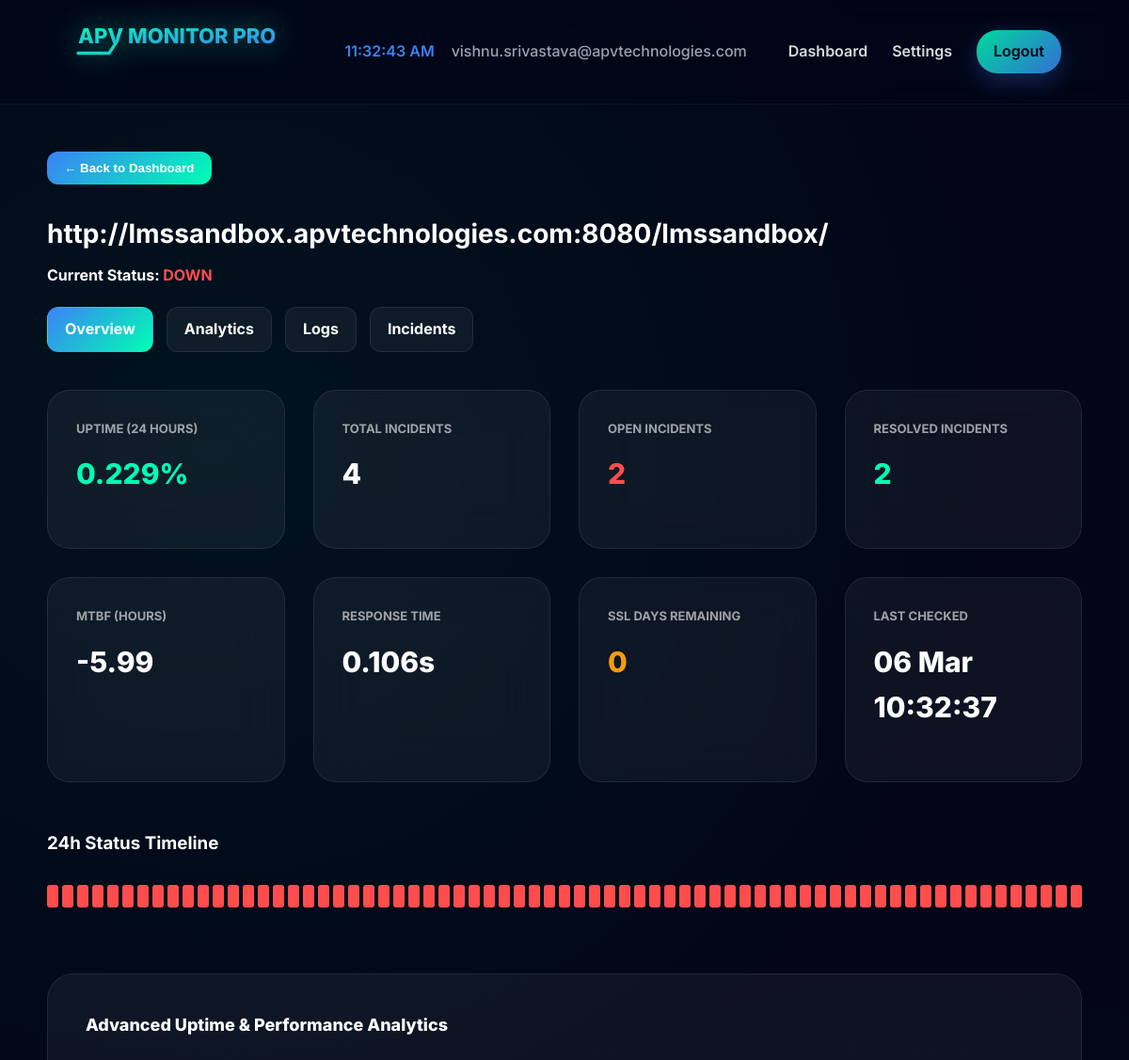
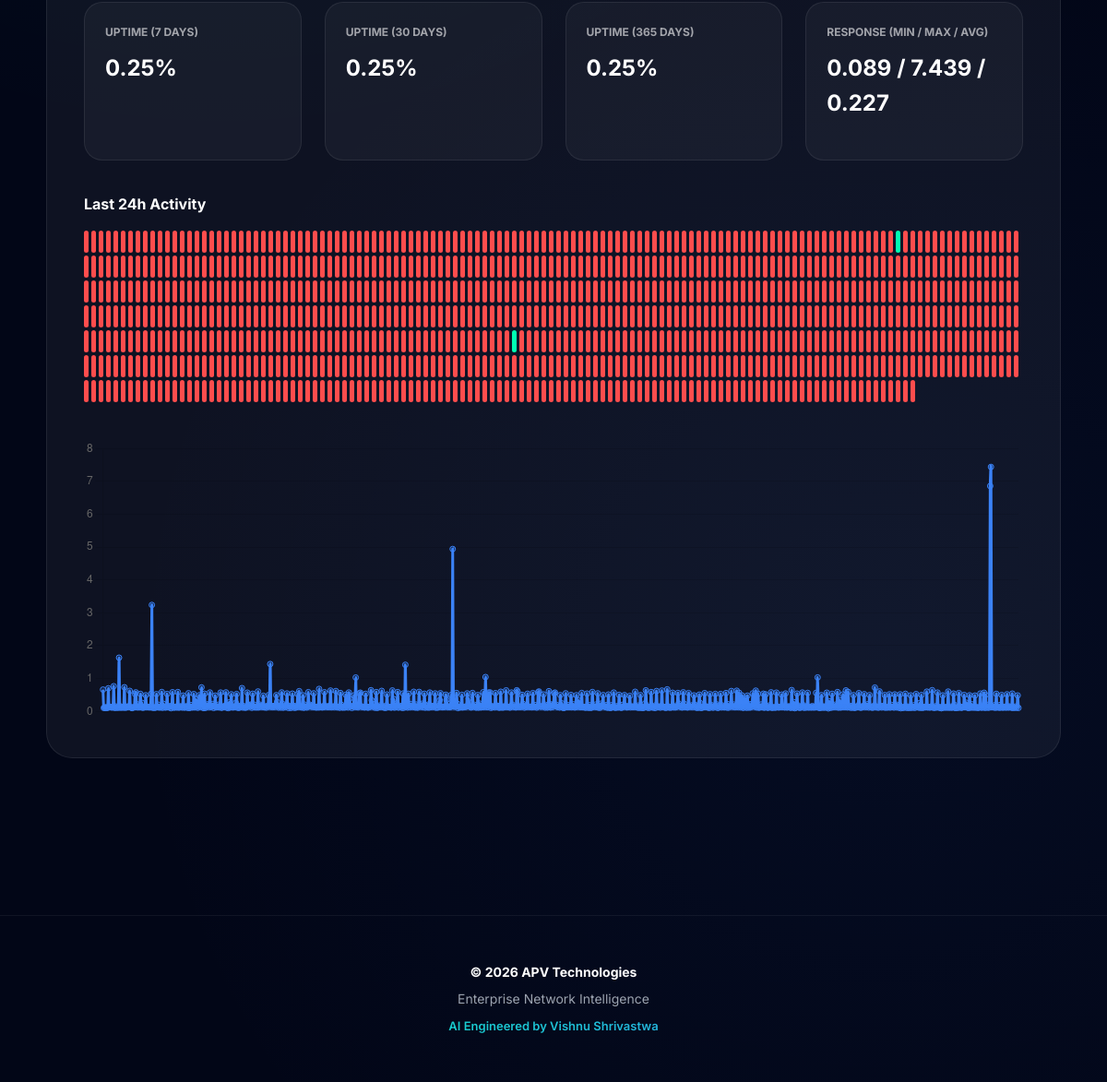
The page /monitor/12/overview (signed in) on the database its author committed (2 pictures, top to bottom).
### models/user.py (models this page shows, shortened)
class User(db.Model):
    __tablename__ = "users"
    id = db.Column(db.Integer, primary_key=True)
    email = db.Column(db.String(150), unique=True, nullable=False, index=True)
    password = db.Column(db.String(255), nullable=False)
    role = db.Column(db.String(50), default="viewer")
    is_verified = db.Column(db.Boolean, default=False)
    telegram_chat_id = db.Column(db.String(100), nullable=True)
    telegram_connected = db.Column(db.Boolean, default=False)
    telegram_alerts_enabled = db.Column(db.Boolean, default=True)
    telegram_connected_at = db.Column(db.DateTime, nullable=True)
    telegram_connect_token = db.Column(
        db.String(120),
        nullable=True,
        index=True
    )
    telegram_token_created_at = db.Column(
        db.DateTime,
        nullable=True
    )
    created_at = db.Column(
        db.DateTime,
        default=datetime.utcnow
    )
    monitors = db.relationship(
        "Monitor",
        backref="owner",
        lazy=True,
        cascade="all, delete",
        foreign_keys="Monitor.user_id"
    )

### models/monitor.py (models this page shows, shortened)
class Monitor(db.Model):
    __tablename__ = "monitors"
    id = db.Column(
        db.Integer,
        primary_key=True
    )
    url = db.Column(
        db.String(500),
        nullable=False,
        index=True
    )
    status = db.Column(
        db.String(20),
        default="UNKNOWN",
        nullable=False,
        index=True
    )
    response_time = db.Column(
        db.Float,
        nullable=True
    )
    is_paused = db.Column(
        db.Boolean,
        default=False,
        nullable=False,
        index=True
    )
    check_interval = db.Column(
        db.Integer,
        default=60,
        nullable=False
    )
    last_checked_at = db.Column(
        db.DateTime,
        nullable=True,
        index=True
    )
    failure_count = db.Column(
        db.Integer,
        default=0,
        nullable=False
    )
    recovery_count = db.Column(
        db.Integer,
        default=0,
        nullable=False
    )
    ssl_expiry_date = db.Column(
        db.DateTime,
        nullable=True
    )
    ssl_days_remaining = db.Column(
        db.Integer,
        default=0
    )
    last_ssl_check = db.Column(
        db.DateTime,
        nullable=True,
        index=True
    )
    last_checked = db.Column(
        db.DateTime,
        nullable=True,
        index=True
    )
    created_at = db.Column(
        db.DateTime,
        default=datetime.utcnow,
        nullable=False,
        index=True
    )
    user_id = db.Column(
        db.Integer,
        db.ForeignKey("users.id"),
        nullable=False,
        index=True
    )
    created_by = db.Column(
        db.Integer,
        db.ForeignKey("users.id"),
        nullable=False,
        index=True
    )
    incidents = db.relationship(
        "Incident",
        backref="monitor",
        lazy="select",
        cascade="all, delete-orphan"
    )
    logs = db.relationship(
        "MonitorLog",
        backref="monitor",
        lazy="select",
        cascade="all, delete-orphan"
    )

### routes/monitor_routes.py (the view)
@monitor_bp.route("/monitor/<int:monitor_id>/overview")
def monitor_overview(monitor_id):
    if not require_login():
        return redirect(url_for("home"))
    monitor = Monitor.query.get_or_404(monitor_id)
    if monitor.user_id != session.get("user_id"):
        flash("Unauthorized access.", "error")
        return redirect(url_for("dashboard"))
    uptime_24h = MonitorService.calculate_uptime_24h(monitor.id)
    uptime_7d = MonitorService.calculate_uptime_range(monitor.id, 7)
    uptime_30d = MonitorService.calculate_uptime_range(monitor.id, 30)
    uptime_365d = MonitorService.calculate_uptime_range(monitor.id, 365)
    total_incidents = Incident.query.filter_by(monitor_id=monitor.id).count()
    open_incidents = Incident.query.filter_by(
        monitor_id=monitor.id,
        lifecycle_status="ONGOING"
    ).count()
    resolved_incidents = Incident.query.filter_by(
        monitor_id=monitor.id,
        lifecycle_status="RESOLVED"
    ).count()
    mtbf = MonitorService.calculate_mtbf(monitor.id)
    response_stats = MonitorService.get_response_time_stats(monitor.id)
    return render_template(
        "dashboard/overview.html",
        monitor=monitor,
        uptime_24h=uptime_24h,
        uptime_7d=uptime_7d,
        uptime_30d=uptime_30d,
        uptime_365d=uptime_365d,
        total_incidents=total_incidents,
        open_incidents=open_incidents,
        resolved_incidents=resolved_incidents,
        mtbf=mtbf,
        response_min=response_stats.get("min"),
        response_max=response_stats.get("max"),
        response_avg=response_stats.get("avg")
    )

### routes/monitor_routes.py (called while the page is built)
def require_login():
    if not session.get("logged_in"):
        flash("Session expired. Please login again.", "error")
        return False
    return True

### services/monitor_service.py (called while the page is built)
    @staticmethod
    def calculate_uptime_range(monitor_id, days):
        now = datetime.utcnow()
        start_date = now - timedelta(days=days)
        total_checks = MonitorLog.query.filter(
            MonitorLog.monitor_id == monitor_id,
            MonitorLog.checked_at >= start_date
        ).count()
        if total_checks == 0:
            return 100.0
        down_checks = MonitorLog.query.filter(
            MonitorLog.monitor_id == monitor_id,
            MonitorLog.status == "DOWN",
            MonitorLog.checked_at >= start_date
        ).count()
        uptime_percentage = ((total_checks - down_checks) / total_checks) * 100
        return round(uptime_percentage, 3)

    @staticmethod
    def calculate_uptime_24h(monitor_id):
        return MonitorService.calculate_uptime_range(monitor_id, 1)

    @staticmethod
    def get_response_time_stats(monitor_id, days=7):
        start_date = datetime.utcnow() - timedelta(days=days)
        stats = db.session.query(
            func.min(MonitorLog.response_time),
            func.max(MonitorLog.response_time),
            func.avg(MonitorLog.response_time)
        ).filter(
            MonitorLog.monitor_id == monitor_id,
            MonitorLog.checked_at >= start_date,
            MonitorLog.response_time.isnot(None)
        ).first()
        return {
            "min": round(stats[0], 3) if stats and stats[0] else 0,
            "max": round(stats[1], 3) if stats and stats[1] else 0,
            "avg": round(stats[2], 3) if stats and stats[2] else 0
        }

    @staticmethod
    def calculate_mtbf(monitor_id):
        incidents = Incident.query.filter_by(
            monitor_id=monitor_id
        ).order_by(
            Incident.started_at.asc()
        ).all()
        if len(incidents) < 2:
            return 0
        intervals = []
        for i in range(1, len(incidents)):
            prev = incidents[i - 1]
            curr = incidents[i]
            if prev.resolved_at:
                delta = (
                    curr.started_at - prev.resolved_at
                ).total_seconds()
                intervals.append(delta)
        if not intervals:
            return 0
        avg_seconds = sum(intervals) / len(intervals)
        avg_hours = avg_seconds / 3600
        return round(avg_hours, 2)

### templates/dashboard/overview.html (shortened to what this page needs)
{% extends "layout.html" %}
{% block content %}
<div class="container">
<a href="/dashboard">
<button class="back-btn">← Back to Dashboard</button>
</a>
<div class="header">
<h1>{{ monitor.url }}</h1>
<div class="current-status">
Current Status:
{% if monitor.status == "UP" %} <span class="status-up">UP</span>
{% elif monitor.status == "SLOW" %} <span class="status-slow">SLOW</span>
{% else %} <span class="status-down">DOWN</span>
{% endif %}
</div>
</div>
<div class="monitor-tabs">
<a href="/monitor/{{ monitor.id }}/overview" class="tab-btn active">Overview</a>
<a href="/monitor/{{ monitor.id }}/analytics" class="tab-btn">Analytics</a>
<a href="/monitor/{{ monitor.id }}/logs" class="tab-btn">Logs</a>
<a href="/monitor/{{ monitor.id }}/incidents" class="tab-btn">Incidents</a>
</div>
<div class="grid">
<div class="card">
<h3>Uptime (24 Hours)</h3>
<h2 style="color:var(--green);">{{ uptime_24h }}%</h2>
</div>
<div class="card">
<h3>Total Incidents</h3>
<h2>{{ total_incidents }}</h2>
</div>
<div class="card">
<h3>Open Incidents</h3>
<h2 style="color:var(--red);">{{ open_incidents }}</h2>
</div>
<div class="card">
<h3>Resolved Incidents</h3>
<h2 style="color:var(--green);">{{ resolved_incidents }}</h2>
</div>
<div class="card">
<h3>MTBF (Hours)</h3>
<h2>{{ mtbf }}</h2>
</div>
<div class="card">
<h3>Response Time</h3>
<h2>{{ monitor.response_time }}s</h2>
</div>
<div class="card">
<h3>SSL Days Remaining</h3>
{% if monitor.ssl_days_remaining < 15 %}
<h2 style="color:var(--orange);">{{ monitor.ssl_days_remaining }}</h2>
{% else %}
<h2>{{ monitor.ssl_days_remaining }}</h2>
{% endif %}
</div>
<div class="card">
<h3>Last Checked</h3>
<h2>
{% if monitor.last_checked %}
{{ monitor.last_checked.strftime("%d %b %H:%M:%S") }}
{% else %}
----------
{% endif %}
</h2>
</div>
</div>
<div class="timeline-wrapper">
<h3>24h Status Timeline</h3>
<div class="timeline-bars" id="timelineBars"></div>
</div>
<div class="analytics-section">
<div class="analytics-title">
Advanced Uptime & Performance Analytics
</div>
<div class="analytics-grid">
<div class="analytics-box">
<h4>Uptime (7 Days)</h4>
<h2>{{ uptime_7d }}%</h2>
</div>
<div class="analytics-box">
<h4>Uptime (30 Days)</h4>
<h2>{{ uptime_30d }}%</h2>
</div>
<div class="analytics-box">
<h4>Uptime (365 Days)</h4>
<h2>{{ uptime_365d }}%</h2>
</div>
<div class="analytics-box">
<h4>Response (Min / Max / Avg)</h4>
<h2>{{ response_min }} / {{ response_max }} / {{ response_avg }}</h2>
</div>
</div>
<div style="margin-top:35px;">
<strong>Last 24h Activity</strong>
<div class="activity-wrapper" id="activityBars"></div>
</div>
<div class="graph-container">
<canvas id="responseChart" height="90"></canvas>
</div>
</div>
</div>
<script>
/* ===== TIMELINE ===== */
fetch("/api/monitor/{{ monitor.id }}/timeline")
.then(res => res.json())
.then(data => {
const container = document.getElementById("timelineBars")
container.innerHTML = ""
const timeline = data.timeline || []
timeline.forEach(log => {
const block = document.createElement("div")
block.className = "timeline-block"
if(log.status === "UP") block.classList.add("timeline-up")
else if(log.status === "SLOW") block.classList.add("timeline-slow")
else block.classList.add("timeline-down")
block.title = log.status + " • " + log.timestamp
container.appendChild(block)
})
})
/* ===== ACTIVITY ===== */
fetch("/api/monitor/{{ monitor.id }}/activity-24h")
.then(res=>res.json())
.then(data=>{
const container=document.getElementById("activityBars")
data.forEach(log=>{
const bar=document.createElement("div")
bar.classList.add("activity-bar")
if(log.status==="UP") bar.classList.add("bar-up")
else if(log.status==="SLOW") bar.classList.add("bar-slow")
else bar.classList.add("bar-down")
container.appendChild(bar)
})
})
/* ===== RESPONSE GRAPH ===== */
fetch("/api/monitor/{{ monitor.id }}/response-times?days=7")
.then(res=>res.json())
.then(data=>{
const ctx=document.getElementById("responseChart")
const labels=data.map(d=>d.timestamp)
const response=data.map(d=>d.response_time)
new Chart(ctx,{
type:"line",
data:{
labels:labels,
datasets:[{
label:"Response Time",
data:response,
borderColor:"#3b82f6",
backgroundColor:"rgba(59,130,246,0.2)",
fill:true,
tension:0.3
}]
},
options:{
plugins:{legend:{display:false}},
scales:{
x:{display:false},
y:{beginAtZero:true}
}
}
})
})
</script>
{% endblock %}

### templates/layout.html (shortened to what this page needs)
<!DOCTYPE html>
<html lang="en">
<head>
</head>
<body>
<header class="nav">
<div class="apv-logo">
<svg viewBox="0 0 200 60" xmlns="http://www.w3.org/2000/svg">
<text
x="10"
y="25"
font-size="20"
font-weight="800"
fill="url(#apvGradient)">
APV MONITOR PRO
</text>
</svg>
</div>
<div class="nav-links">
{% if session.get('logged_in') %}
<span id="liveClock" style="margin-right:18px;color:#3b82f6;font-weight:600;"></span>
<span style="margin-right:18px;color:#9ca3af;font-weight:500;">
{{ session['email'] }}
</span>
<a href="{{ url_for('dashboard') }}">Dashboard</a>
<a href="{{ url_for('settings.settings_page') }}">Settings</a>
<a href="{{ url_for('auth.logout') }}" class="btn">Logout</a>
{% else %}
{% if not request.path.startswith('/status') %}
<a href="{{ url_for('auth.login') }}">Login</a>
<a href="{{ url_for('auth.signup') }}" class="btn">Create Account</a>
{% endif %}
{% endif %}
</div>
</header>
<main>
{% block content %}{% endblock %}
</main>
<footer class="footer">
<strong>© 2026 APV Technologies</strong>
Enterprise Network Intelligence
<span class="creator">
AI Engineered by Vishnu Shrivastwa
</span>
</footer>
</body>
</html>

### templates/layout.html (style rules this page uses)
:root { --green:#00ffb3; --blue:#3b82f6; --bg:#020617; --text:#ffffff; --muted:#9ca3af; --glass:rgba(2,6,23,.65); }
* { box-sizing:border-box; }
body { margin:0; font-family:'Inter',sans-serif; background: radial-gradient(circle at 20% 20%, rgba(0,255,179,.05), transparent 40%), radial-gradient(circle at 80% 80%, rgba(59,130,246,.05), transparent 40%), var(--bg); color:var(--text); line-height:1.6; -webkit-font-smoothing:antialiased; -moz-osx-font-smoothing:grayscale; }
.container { max-width:1400px; margin:auto; padding:0 6%; }
.nav { display:flex; align-items:center; justify-content:space-between; padding:18px 6%; position:sticky; top:0; backdrop-filter:blur(14px); background:var(--glass); border-bottom:1px solid rgba(255,255,255,.05); z-index:100; }
.apv-logo { width:220px; filter:drop-shadow(0 0 15px rgba(0,255,179,.5)); animation:logoGlow 3s ease-in-out infinite alternate; }
.apv-logo svg { width:100%; }
.nav-links { display:flex; align-items:center; }
.nav-links a { margin-left:26px; text-decoration:none; color:white; font-weight:600; opacity:.85; transition:.25s; }
.btn { padding:10px 18px; border-radius:22px; background:linear-gradient(135deg,var(--green),var(--blue)); color:#020617 !important; font-weight:600; box-shadow:0 8px 25px rgba(59,130,246,.35); transition:.25s; }
main { min-height:60vh; }
.footer { margin-top:120px; text-align:center; padding:50px 20px; border-top:1px solid rgba(255,255,255,.06); color:var(--muted); font-size:14px; }
.footer strong { display:block; color:white; margin-bottom:6px; }
.creator { display:block; margin-top:8px; font-size:13px; font-weight:600; background:linear-gradient(135deg,#00ffb3,#3b82f6); -webkit-background-clip:text; -webkit-text-fill-color:transparent; }

### templates/dashboard/overview.html (style rules this page uses)
:root { --green:#00ffb3; --blue:#3b82f6; --red:#ff4d4d; --orange:#f59e0b; }
.container { padding:50px; }
.header { margin-bottom:20px; }
.header h1 { margin:0; font-size:28px; }
.current-status { margin-top:10px; font-weight:700; font-size:16px; }
.status-down { color:var(--red); }
.back-btn { padding:10px 18px; border-radius:12px; border:none; background:linear-gradient(135deg,var(--blue),var(--green)); color:white; font-weight:600; cursor:pointer; margin-bottom:30px; }
.monitor-tabs { display:flex; gap:14px; margin-bottom:40px; }
.tab-btn { padding:10px 18px; border-radius:12px; background:rgba(255,255,255,0.05); border:1px solid rgba(255,255,255,0.08); color:white; text-decoration:none; font-weight:700; }
.tab-btn.active { background:linear-gradient(135deg,var(--blue),var(--green)); }
.grid { display:grid; grid-template-columns:repeat(auto-fit,minmax(240px,1fr)); gap:30px; }
.card { padding:30px; border-radius:24px; background:rgba(255,255,255,0.05); backdrop-filter:blur(25px); border:1px solid rgba(255,255,255,0.08); transition:.3s; }
.card h3 { margin:0; font-size:13px; text-transform:uppercase; opacity:.6; }
.card h2 { margin-top:14px; font-size:30px; font-weight:800; }
.timeline-wrapper { margin-top:50px; }
.timeline-bars { display:flex; align-items:center; gap:4px; overflow-x:auto; padding:10px 0; min-height:30px; }
.analytics-section { margin-top:60px; padding:40px; border-radius:28px; background:rgba(255,255,255,0.05); border:1px solid rgba(255,255,255,0.08); }
.analytics-title { font-size:18px; font-weight:800; margin-bottom:25px; }
.analytics-grid { display:grid; grid-template-columns:repeat(auto-fit,minmax(220px,1fr)); gap:25px; }
.analytics-box { padding:22px; border-radius:20px; background:rgba(255,255,255,0.04); border:1px solid rgba(255,255,255,0.08); }
.analytics-box h4 { margin:0; font-size:12px; text-transform:uppercase; opacity:.6; }
.analytics-box h2 { margin-top:10px; font-size:24px; }
.activity-wrapper { display:flex; gap:3px; flex-wrap:wrap; margin-top:15px; }
.graph-container { margin-top:40px; }

### rows shown on the page
User: email "vishnu.srivastava@apvtechnologies.com"
Monitor: url "http://lmssandbox.apvtechnologies.com:8080/lmssandbox/", response_time "0.106", ssl_days_remaining "0", last_checked "06 Mar 10:32:37"

### other values the page prints
{{ uptime_24h }} "0.229"
{{ total_incidents }} "4"
{{ open_incidents }} "2"
{{ resolved_incidents }} "2"
{{ mtbf }} "-5.99"
{{ uptime_7d }} "0.25"
{{ uptime_30d }} "0.25"
{{ uptime_365d }} "0.25"
{{ response_min }} "0.089"
{{ response_max }} "7.439"
{{ response_avg }} "0.227"
